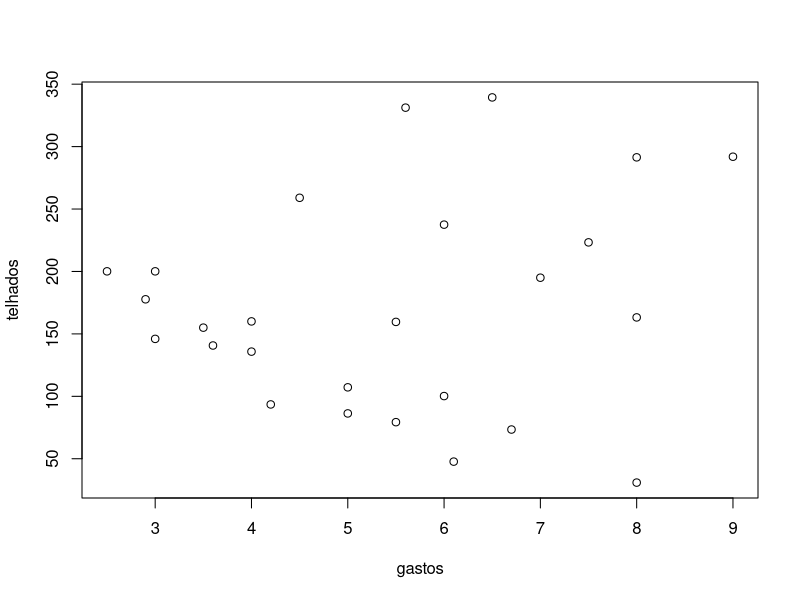
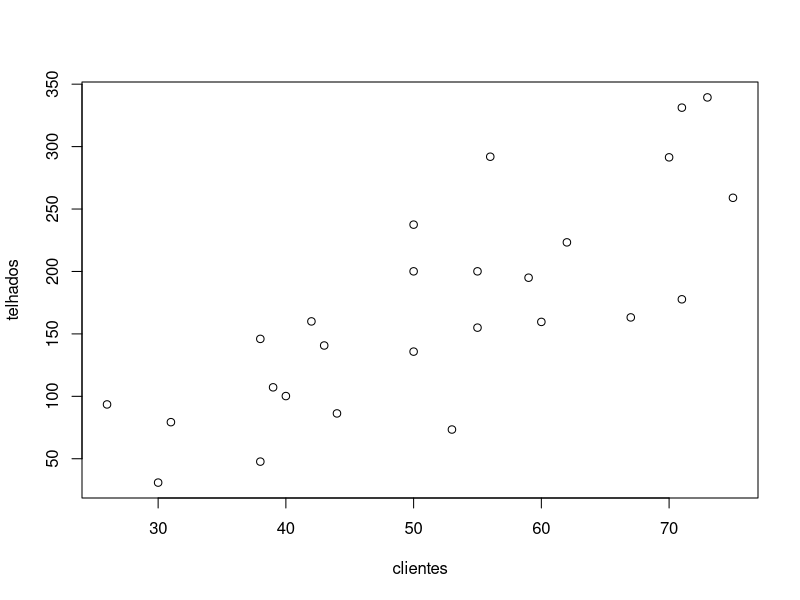
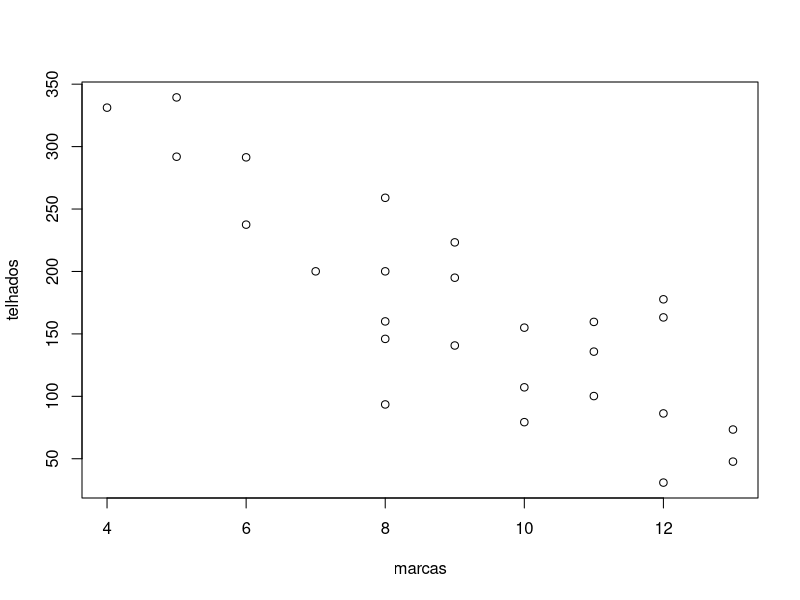
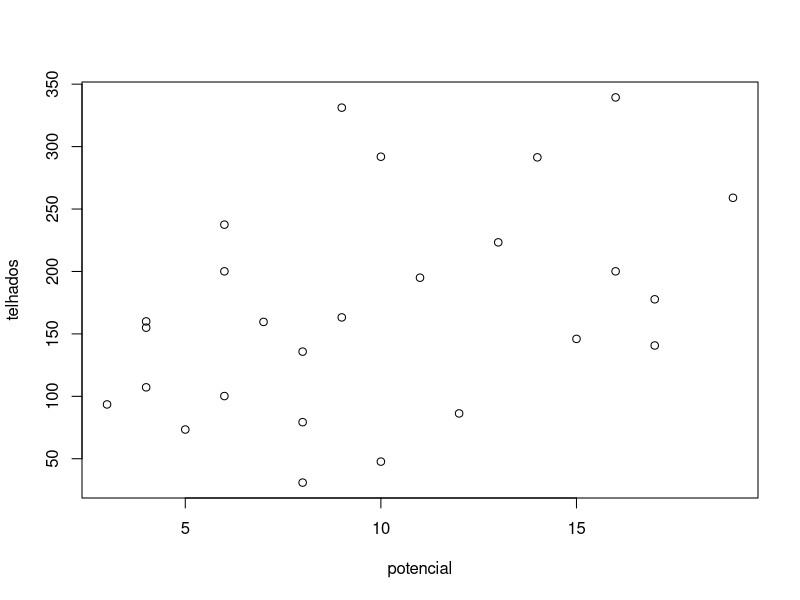

R code for these plots, in order: (Note: this script raises an error after producing the figures.)
dados<-scan("vendas.dat",what=list(telhados=0, gastos=0, clientes=0, marcas=0, potencial=0))
attach(dados)

Y=telhados
X=gastos
plot(X,Y,xlab="gastos",ylab = "telhados")


X=clientes
plot(X,Y,xlab="clientes",ylab = "telhados")


X=marcas
plot(X,Y,xlab="marcas",ylab = "telhados")

X=potencial
plot(X,Y,xlab="potencial",ylab = "telhados")

summary(potencial_lm)
correlacoes<-cor(matrix(unlist(dados),nrow=26))[1,]
correlacoes

#apenas com marcas
lm1<-lm(Y ~ marcas)

# usando marcas clientes
lm2<-lm(Y ~ marcas+clientes)

# usando marcas clientes potencial
lm3<-lm(Y ~ marcas+clientes+potencial)

# usando marcas clientes potencial gastos
lm4<-lm(Y ~ marcas+clientes+potencial+gastos)

summary(lm1)
# melhor modelo: p-valor pequeno, entre os menores erros, coeficientes significativamente grandes
summary(lm2)
summary(lm3)
summary(lm4)

anova(lm1)
anova(lm2)
anova(lm3)
anova(lm4)


## QUESTÃO 2
data2 <- matrix(c(37.310, 37.380,34.135,36.985,38.715,40.620,39.200,40.320,10,5,3,6,8,20,8,14,2,6,1,5,8,0,4,6,16,16,12,14,16,12,18,17), nrow = 8 , ncol =4 , byrow = FALSE)
Y=data2[,1]
Y
X=data2
X[,1]=1

beta=solve((t(X)%*%X))%*%(t(X) %*%Y)

modelo_matriz = function(beta1,x1,x2,x3){beta[1,] + beta[2,]*x1 + beta[3,]*x2 + beta[4,]*x3}

y_chapeu=c(modelo_matriz(beta = beta[1,],X[1,2],X[1,3],X[1,4]),
modelo_matriz(beta = beta[1,],X[2,2],X[2,3],X[2,4]),
modelo_matriz(beta = beta[1,],X[3,2],X[3,3],X[3,4]),
modelo_matriz(beta = beta[1,],X[4,2],X[4,3],X[4,4]),
modelo_matriz(beta = beta[1,],X[5,2],X[5,3],X[5,4]),
modelo_matriz(beta = beta[1,],X[6,2],X[6,3],X[6,4]),
modelo_matriz(beta = beta[1,],X[7,2],X[7,3],X[7,4]),
modelo_matriz(beta = beta[1,],X[7,2],X[8,3],X[8,4]))

modelo=lm(Y~X)

to_fit=c(beta[1,],7,3,12)
modelo_matriz(beta[1,],7,3,12)

residuos = Y-y_chapeu
ks.test(residuos,"pnorm")
plot(modelo)
